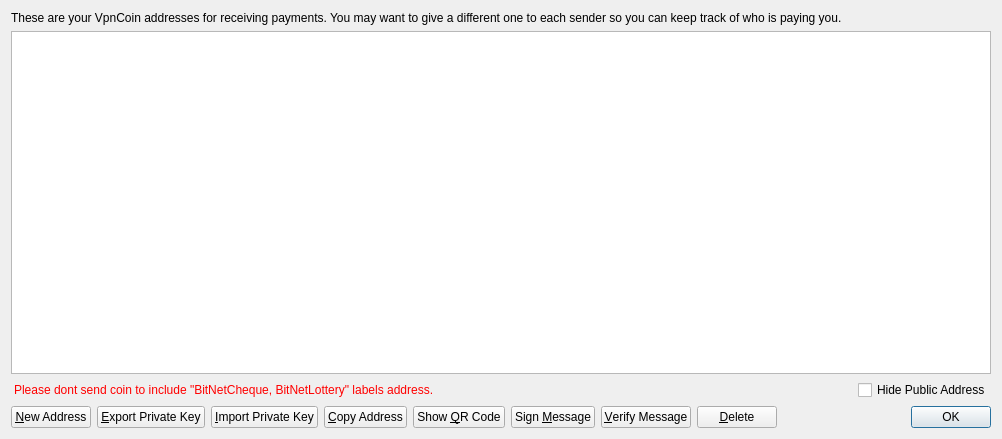
<?xml version="1.0" encoding="UTF-8"?>
<ui version="4.0">
 <class>AddressBookPage</class>
 <widget class="QWidget" name="AddressBookPage">
  <property name="geometry">
   <rect>
    <x>0</x>
    <y>0</y>
    <width>1002</width>
    <height>439</height>
   </rect>
  </property>
  <property name="windowTitle">
   <string>Address Book</string>
  </property>
  <layout class="QVBoxLayout" name="verticalLayout">
   <item>
    <widget class="QLabel" name="labelExplanation">
     <property name="text">
      <string>These are your VpnCoin addresses for receiving payments. You may want to give a different one to each sender so you can keep track of who is paying you.</string>
     </property>
     <property name="textFormat">
      <enum>Qt::PlainText</enum>
     </property>
     <property name="wordWrap">
      <bool>true</bool>
     </property>
    </widget>
   </item>
   <item>
    <widget class="QTableView" name="tableView">
     <property name="contextMenuPolicy">
      <enum>Qt::CustomContextMenu</enum>
     </property>
     <property name="toolTip">
      <string>Double-click to edit address or label</string>
     </property>
     <property name="tabKeyNavigation">
      <bool>false</bool>
     </property>
     <property name="alternatingRowColors">
      <bool>true</bool>
     </property>
     <property name="selectionMode">
      <enum>QAbstractItemView::SingleSelection</enum>
     </property>
     <property name="selectionBehavior">
      <enum>QAbstractItemView::SelectRows</enum>
     </property>
     <property name="sortingEnabled">
      <bool>true</bool>
     </property>
     <attribute name="verticalHeaderVisible">
      <bool>false</bool>
     </attribute>
    </widget>
   </item>
   <item>
    <layout class="QHBoxLayout" name="horizontalLayout_2">
     <property name="leftMargin">
      <number>3</number>
     </property>
     <property name="topMargin">
      <number>0</number>
     </property>
     <property name="rightMargin">
      <number>0</number>
     </property>
     <property name="bottomMargin">
      <number>0</number>
     </property>
     <item>
      <widget class="QLabel" name="label_Cheque_warning">
       <property name="enabled">
        <bool>true</bool>
       </property>
       <property name="styleSheet">
        <string notr="true">color: rgb(255, 0, 0);</string>
       </property>
       <property name="text">
        <string>Please dont send coin to include &quot;BitNetCheque, BitNetLottery&quot; labels address.</string>
       </property>
      </widget>
     </item>
     <item>
      <spacer name="horizontalSpacer_2">
       <property name="orientation">
        <enum>Qt::Horizontal</enum>
       </property>
       <property name="sizeHint" stdset="0">
        <size>
         <width>40</width>
         <height>20</height>
        </size>
       </property>
      </spacer>
     </item>
     <item>
      <widget class="QCheckBox" name="cbHideAddress">
       <property name="text">
        <string>Hide Public Address</string>
       </property>
      </widget>
     </item>
    </layout>
   </item>
   <item>
    <layout class="QHBoxLayout" name="horizontalLayout">
     <item>
      <widget class="QPushButton" name="newAddressButton">
       <property name="toolTip">
        <string>Create a new address</string>
       </property>
       <property name="text">
        <string>&amp;New Address</string>
       </property>
       <property name="icon">
        <iconset resource="../bitcoin.qrc">
         <normaloff>:/icons/add</normaloff>:/icons/add</iconset>
       </property>
      </widget>
     </item>
     <item>
      <widget class="QPushButton" name="exportKeyButton">
       <property name="text">
        <string>&amp;Export Private Key</string>
       </property>
       <property name="icon">
        <iconset resource="../bitcoin.qrc">
         <normaloff>:/icons/key</normaloff>:/icons/key</iconset>
       </property>
      </widget>
     </item>
     <item>
      <widget class="QPushButton" name="importKeyButton">
       <property name="text">
        <string>&amp;Import Private Key</string>
       </property>
       <property name="icon">
        <iconset resource="../bitcoin.qrc">
         <normaloff>:/icons/key</normaloff>:/icons/key</iconset>
       </property>
      </widget>
     </item>
     <item>
      <widget class="QPushButton" name="copyToClipboard">
       <property name="toolTip">
        <string>Copy the currently selected address to the system clipboard</string>
       </property>
       <property name="text">
        <string>&amp;Copy Address</string>
       </property>
       <property name="icon">
        <iconset resource="../bitcoin.qrc">
         <normaloff>:/icons/editcopy</normaloff>:/icons/editcopy</iconset>
       </property>
      </widget>
     </item>
     <item>
      <widget class="QPushButton" name="showQRCode">
       <property name="text">
        <string>Show &amp;QR Code</string>
       </property>
       <property name="icon">
        <iconset resource="../bitcoin.qrc">
         <normaloff>:/icons/qrcode</normaloff>:/icons/qrcode</iconset>
       </property>
      </widget>
     </item>
     <item>
      <widget class="QPushButton" name="signMessage">
       <property name="toolTip">
        <string>Sign a message to prove you own a VpnCoin address</string>
       </property>
       <property name="text">
        <string>Sign &amp;Message</string>
       </property>
       <property name="icon">
        <iconset resource="../bitcoin.qrc">
         <normaloff>:/icons/edit</normaloff>:/icons/edit</iconset>
       </property>
      </widget>
     </item>
     <item>
      <widget class="QPushButton" name="verifyMessage">
       <property name="toolTip">
        <string>Verify a message to ensure it was signed with a specified VpnCoin address</string>
       </property>
       <property name="text">
        <string>&amp;Verify Message</string>
       </property>
       <property name="icon">
        <iconset resource="../bitcoin.qrc">
         <normaloff>:/icons/transaction_0</normaloff>:/icons/transaction_0</iconset>
       </property>
      </widget>
     </item>
     <item>
      <widget class="QPushButton" name="deleteButton">
       <property name="toolTip">
        <string>Delete the currently selected address from the list</string>
       </property>
       <property name="text">
        <string>&amp;Delete</string>
       </property>
       <property name="icon">
        <iconset resource="../bitcoin.qrc">
         <normaloff>:/icons/remove</normaloff>:/icons/remove</iconset>
       </property>
      </widget>
     </item>
     <item>
      <spacer name="horizontalSpacer">
       <property name="orientation">
        <enum>Qt::Horizontal</enum>
       </property>
       <property name="sizeHint" stdset="0">
        <size>
         <width>40</width>
         <height>20</height>
        </size>
       </property>
      </spacer>
     </item>
     <item>
      <widget class="QDialogButtonBox" name="buttonBox">
       <property name="sizePolicy">
        <sizepolicy hsizetype="Maximum" vsizetype="Fixed">
         <horstretch>0</horstretch>
         <verstretch>0</verstretch>
        </sizepolicy>
       </property>
       <property name="standardButtons">
        <set>QDialogButtonBox::Ok</set>
       </property>
      </widget>
     </item>
    </layout>
   </item>
  </layout>
 </widget>
 <resources>
  <include location="../bitcoin.qrc"/>
 </resources>
 <connections/>
</ui>
